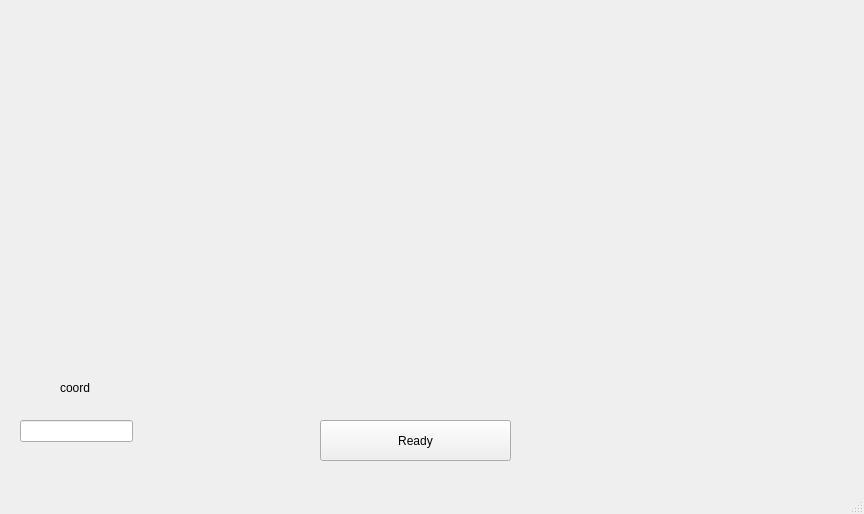
<?xml version="1.0" encoding="UTF-8"?>
<ui version="4.0">
 <class>GameClass</class>
 <widget class="QMainWindow" name="GameClass">
  <property name="geometry">
   <rect>
    <x>0</x>
    <y>0</y>
    <width>864</width>
    <height>514</height>
   </rect>
  </property>
  <property name="windowTitle">
   <string>Game</string>
  </property>
  <widget class="QWidget" name="centralWidget">
   <widget class="QLabel" name="Player3Label">
    <property name="geometry">
     <rect>
      <x>30</x>
      <y>390</y>
      <width>70</width>
      <height>70</height>
     </rect>
    </property>
    <property name="text">
     <string/>
    </property>
   </widget>
   <widget class="QLabel" name="Player1Label">
    <property name="geometry">
     <rect>
      <x>30</x>
      <y>30</y>
      <width>70</width>
      <height>70</height>
     </rect>
    </property>
    <property name="text">
     <string/>
    </property>
   </widget>
   <widget class="QLabel" name="Player2Label">
    <property name="geometry">
     <rect>
      <x>760</x>
      <y>30</y>
      <width>70</width>
      <height>70</height>
     </rect>
    </property>
    <property name="text">
     <string/>
    </property>
   </widget>
   <widget class="QLabel" name="Player4Label">
    <property name="geometry">
     <rect>
      <x>760</x>
      <y>390</y>
      <width>70</width>
      <height>70</height>
     </rect>
    </property>
    <property name="text">
     <string/>
    </property>
   </widget>
   <widget class="QLabel" name="Player4Username">
    <property name="geometry">
     <rect>
      <x>760</x>
      <y>350</y>
      <width>71</width>
      <height>31</height>
     </rect>
    </property>
    <property name="text">
     <string/>
    </property>
   </widget>
   <widget class="QLabel" name="Player2Username">
    <property name="geometry">
     <rect>
      <x>760</x>
      <y>110</y>
      <width>71</width>
      <height>31</height>
     </rect>
    </property>
    <property name="text">
     <string/>
    </property>
   </widget>
   <widget class="QLabel" name="Player3Username">
    <property name="geometry">
     <rect>
      <x>30</x>
      <y>350</y>
      <width>71</width>
      <height>31</height>
     </rect>
    </property>
    <property name="text">
     <string/>
    </property>
   </widget>
   <widget class="QLabel" name="Player1Username">
    <property name="geometry">
     <rect>
      <x>30</x>
      <y>110</y>
      <width>71</width>
      <height>31</height>
     </rect>
    </property>
    <property name="text">
     <string/>
    </property>
   </widget>
   <widget class="QWidget" name="mapWidget" native="true">
    <property name="geometry">
     <rect>
      <x>150</x>
      <y>90</y>
      <width>541</width>
      <height>311</height>
     </rect>
    </property>
   </widget>
   <widget class="QPushButton" name="readyPushButton">
    <property name="geometry">
     <rect>
      <x>320</x>
      <y>420</y>
      <width>191</width>
      <height>41</height>
     </rect>
    </property>
    <property name="text">
     <string>Ready</string>
    </property>
   </widget>
   <widget class="QLineEdit" name="regionSelect">
    <property name="geometry">
     <rect>
      <x>20</x>
      <y>420</y>
      <width>113</width>
      <height>22</height>
     </rect>
    </property>
   </widget>
   <widget class="QLabel" name="buttonCoord">
    <property name="geometry">
     <rect>
      <x>60</x>
      <y>380</y>
      <width>49</width>
      <height>16</height>
     </rect>
    </property>
    <property name="text">
     <string>coord</string>
    </property>
   </widget>
  </widget>
  <widget class="QStatusBar" name="statusBar"/>
 </widget>
 <layoutdefault spacing="6" margin="11"/>
 <resources/>
 <connections/>
</ui>
